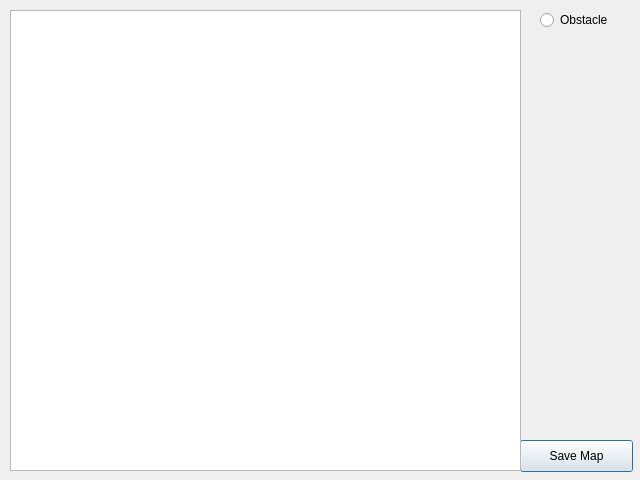
<?xml version="1.0" encoding="UTF-8"?>
<ui version="4.0">
 <class>EditMapWindow</class>
 <widget class="QDialog" name="EditMapWindow">
  <property name="geometry">
   <rect>
    <x>0</x>
    <y>0</y>
    <width>640</width>
    <height>480</height>
   </rect>
  </property>
  <property name="windowTitle">
   <string>Dialog</string>
  </property>
  <widget class="QPushButton" name="saveMapButton">
   <property name="geometry">
    <rect>
     <x>520</x>
     <y>440</y>
     <width>113</width>
     <height>32</height>
    </rect>
   </property>
   <property name="text">
    <string>Save Map</string>
   </property>
  </widget>
  <widget class="QRadioButton" name="obstacleButton">
   <property name="geometry">
    <rect>
     <x>540</x>
     <y>10</y>
     <width>102</width>
     <height>20</height>
    </rect>
   </property>
   <property name="text">
    <string>Obstacle</string>
   </property>
  </widget>
  <widget class="QGraphicsView" name="mapView">
   <property name="geometry">
    <rect>
     <x>10</x>
     <y>10</y>
     <width>511</width>
     <height>461</height>
    </rect>
   </property>
  </widget>
 </widget>
 <resources/>
 <connections/>
</ui>
